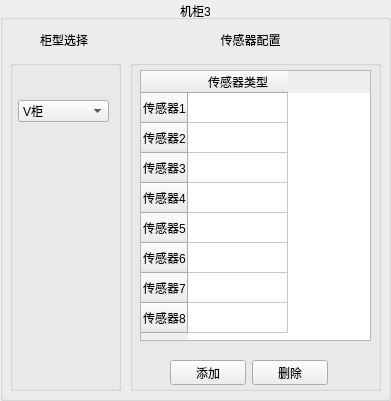
      <widget class="QGroupBox" name="groupBox_5">
       <property name="geometry">
        <rect>
         <x>810</x>
         <y>10</y>
         <width>391</width>
         <height>401</height>
        </rect>
       </property>
       <property name="title">
        <string>机柜3</string>
       </property>
       <property name="alignment">
        <set>Qt::AlignCenter</set>
       </property>
       <widget class="QGroupBox" name="groupBox_18">
        <property name="geometry">
         <rect>
          <x>710</x>
          <y>0</y>
          <width>211</width>
          <height>281</height>
         </rect>
        </property>
        <property name="title">
         <string>机柜1</string>
        </property>
       </widget>
       <widget class="QGroupBox" name="groupBox_19">
        <property name="geometry">
         <rect>
          <x>470</x>
          <y>0</y>
          <width>211</width>
          <height>281</height>
         </rect>
        </property>
        <property name="title">
         <string>机柜1</string>
        </property>
       </widget>
       <widget class="QGroupBox" name="groupBox_20">
        <property name="geometry">
         <rect>
          <x>10</x>
          <y>60</y>
          <width>111</width>
          <height>331</height>
         </rect>
        </property>
        <property name="title">
         <string/>
        </property>
        <widget class="QComboBox" name="Cabinet_comboBox_4851_master_c3">
         <property name="geometry">
          <rect>
           <x>8</x>
           <y>40</y>
           <width>91</width>
           <height>22</height>
          </rect>
         </property>
         <item>
          <property name="text">
           <string>V柜</string>
          </property>
         </item>
         <item>
          <property name="text">
           <string>C柜</string>
          </property>
         </item>
         <item>
          <property name="text">
           <string>D柜</string>
          </property>
         </item>
         <item>
          <property name="text">
           <string>696CBBR柜</string>
          </property>
         </item>
         <item>
          <property name="text">
           <string>696CB柜</string>
          </property>
         </item>
         <item>
          <property name="text">
           <string>BE柜</string>
          </property>
         </item>
         <item>
          <property name="text">
           <string>DE柜</string>
          </property>
         </item>
         <item>
          <property name="text">
           <string>F柜</string>
          </property>
         </item>
         <item>
          <property name="text">
           <string>M柜</string>
          </property>
         </item>
         <item>
          <property name="text">
           <string>PT柜</string>
          </property>
         </item>
         <item>
          <property name="text">
           <string>PTC500柜</string>
          </property>
         </item>
         <item>
          <property name="text">
           <string>PTC600柜</string>
          </property>
         </item>
         <item>
          <property name="text">
           <string>SL柜</string>
          </property>
         </item>
         <item>
          <property name="text">
           <string>SV25SV20柜</string>
          </property>
         </item>
         <item>
          <property name="text">
           <string>SV柜</string>
          </property>
         </item>
         <item>
          <property name="text">
           <string>V25V20柜</string>
          </property>
         </item>
        </widget>
        <widget class="QLabel" name="picture_lable_4851_master_c3">
         <property name="geometry">
          <rect>
           <x>20</x>
           <y>70</y>
           <width>71</width>
           <height>211</height>
          </rect>
         </property>
         <property name="text">
          <string/>
         </property>
        </widget>
       </widget>
       <widget class="QTableWidget" name="tableWidget_4851_master_c3">
        <property name="geometry">
         <rect>
          <x>140</x>
          <y>70</y>
          <width>231</width>
          <height>271</height>
         </rect>
        </property>
        <property name="lineWidth">
         <number>1</number>
        </property>
        <property name="autoScrollMargin">
         <number>16</number>
        </property>
        <row>
         <property name="text">
          <string>传感器1</string>
         </property>
        </row>
        <row>
         <property name="text">
          <string>传感器2</string>
         </property>
        </row>
        <row>
         <property name="text">
          <string>传感器3</string>
         </property>
        </row>
        <row>
         <property name="text">
          <string>传感器4</string>
         </property>
        </row>
        <row>
         <property name="text">
          <string>传感器5</string>
         </property>
        </row>
        <row>
         <property name="text">
          <string>传感器6</string>
         </property>
        </row>
        <row>
         <property name="text">
          <string>传感器7</string>
         </property>
        </row>
        <row>
         <property name="text">
          <string>传感器8</string>
         </property>
        </row>
        <column>
         <property name="text">
          <string>传感器类型</string>
         </property>
        </column>
       </widget>
       <widget class="QLabel" name="label_24">
        <property name="geometry">
         <rect>
          <x>200</x>
          <y>30</y>
          <width>101</width>
          <height>20</height>
         </rect>
        </property>
        <property name="text">
         <string>传感器配置</string>
        </property>
        <property name="alignment">
         <set>Qt::AlignCenter</set>
        </property>
       </widget>
       <widget class="QLabel" name="label_25">
        <property name="geometry">
         <rect>
          <x>40</x>
          <y>30</y>
          <width>54</width>
          <height>20</height>
         </rect>
        </property>
        <property name="text">
         <string>柜型选择</string>
        </property>
       </widget>
       <widget class="QGroupBox" name="groupBox_21">
        <property name="geometry">
         <rect>
          <x>130</x>
          <y>60</y>
          <width>251</width>
          <height>331</height>
         </rect>
        </property>
        <property name="title">
         <string/>
        </property>
        <widget class="QWidget" name="layoutWidget_4">
         <property name="geometry">
          <rect>
           <x>40</x>
           <y>300</y>
           <width>158</width>
           <height>25</height>
          </rect>
         </property>
         <layout class="QHBoxLayout" name="horizontalLayout_10">
          <item>
           <widget class="QPushButton" name="addBt_4851_master_c3">
            <property name="text">
             <string>添加</string>
            </property>
           </widget>
          </item>
          <item>
           <widget class="QPushButton" name="deleteBt_4851_master_c3">
            <property name="text">
             <string>删除</string>
            </property>
           </widget>
          </item>
         </layout>
        </widget>
       </widget>
       <zorder>groupBox_21</zorder>
       <zorder>groupBox_18</zorder>
       <zorder>groupBox_19</zorder>
       <zorder>groupBox_20</zorder>
       <zorder>tableWidget_4851_master_c3</zorder>
       <zorder>label_24</zorder>
       <zorder>label_25</zorder>
      </widget>
